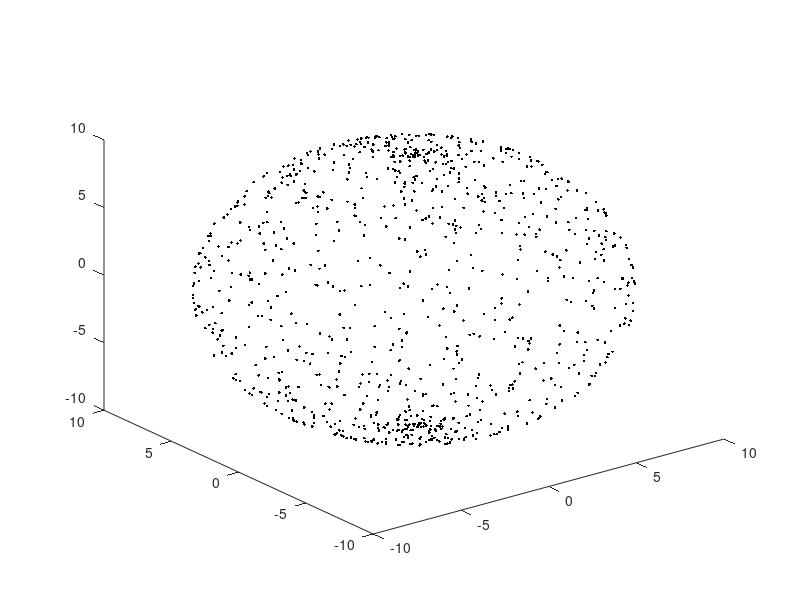

Here is the MATLAB script that generated this plot:
clear

%Problem 1c generates a set of numbers that lie on the surface of a 3D
%sphere of radius (R).

%initalizing variables
N=1000; R=10;

%Building the random points
theta=rand(N,1)*2*pi;
phi=rand(N,1)*2*pi;

%Getting points of the sphere
x(:,1)=R*sin(theta).*cos(phi);
y(:,1)=R*sin(theta).*sin(phi);
z(:,1)=R*cos(theta);

%Plot of the points
plot3(x,y,z,'k.')
